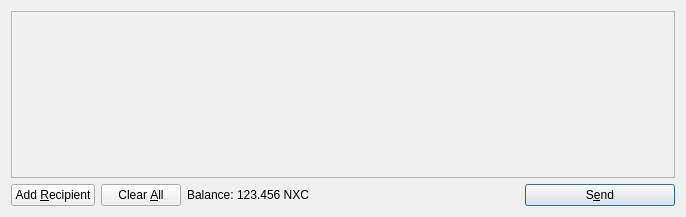
<?xml version="1.0" encoding="UTF-8"?>
<ui version="4.0">
 <class>SendCoinsDialog</class>
 <widget class="QDialog" name="SendCoinsDialog">
  <property name="geometry">
   <rect>
    <x>0</x>
    <y>0</y>
    <width>686</width>
    <height>217</height>
   </rect>
  </property>
  <property name="windowTitle">
   <string>Send Coins</string>
  </property>
  <layout class="QVBoxLayout" name="verticalLayout">
   <item>
    <widget class="QScrollArea" name="scrollArea">
     <property name="widgetResizable">
      <bool>true</bool>
     </property>
     <widget class="QWidget" name="scrollAreaWidgetContents">
      <property name="geometry">
       <rect>
        <x>0</x>
        <y>0</y>
        <width>666</width>
        <height>165</height>
       </rect>
      </property>
      <layout class="QVBoxLayout" name="verticalLayout_2">
       <property name="margin">
        <number>0</number>
       </property>
       <item>
        <layout class="QVBoxLayout" name="entries">
         <property name="spacing">
          <number>6</number>
         </property>
        </layout>
       </item>
       <item>
        <spacer name="verticalSpacer">
         <property name="orientation">
          <enum>Qt::Vertical</enum>
         </property>
         <property name="sizeHint" stdset="0">
          <size>
           <width>20</width>
           <height>40</height>
          </size>
         </property>
        </spacer>
       </item>
      </layout>
     </widget>
    </widget>
   </item>
   <item>
    <layout class="QHBoxLayout" name="horizontalLayout">
     <item>
      <widget class="QPushButton" name="addButton">
       <property name="toolTip">
        <string>Send to multiple recipients at once</string>
       </property>
       <property name="text">
        <string>Add &amp;Recipient</string>
       </property>
       <property name="icon">
        <iconset resource="../bitcoin.qrc">
         <normaloff>:/icons/add</normaloff>:/icons/add</iconset>
       </property>
       <property name="autoDefault">
        <bool>false</bool>
       </property>
      </widget>
     </item>
     <item>
      <widget class="QPushButton" name="clearButton">
       <property name="sizePolicy">
        <sizepolicy hsizetype="Minimum" vsizetype="Fixed">
         <horstretch>0</horstretch>
         <verstretch>0</verstretch>
        </sizepolicy>
       </property>
       <property name="toolTip">
        <string>Remove all transaction fields</string>
       </property>
       <property name="text">
        <string>Clear &amp;All</string>
       </property>
       <property name="icon">
        <iconset resource="../bitcoin.qrc">
         <normaloff>:/icons/remove</normaloff>:/icons/remove</iconset>
       </property>
       <property name="autoRepeatDelay">
        <number>300</number>
       </property>
       <property name="autoDefault">
        <bool>false</bool>
       </property>
      </widget>
     </item>
     <item>
      <layout class="QHBoxLayout" name="horizontalLayout_2">
       <property name="spacing">
        <number>3</number>
       </property>
       <item>
        <widget class="QLabel" name="label">
         <property name="text">
          <string>Balance:</string>
         </property>
        </widget>
       </item>
       <item>
        <widget class="QLabel" name="labelBalance">
         <property name="cursor">
          <cursorShape>IBeamCursor</cursorShape>
         </property>
         <property name="text">
          <string>123.456 NXC</string>
         </property>
         <property name="textInteractionFlags">
          <set>Qt::LinksAccessibleByMouse|Qt::TextSelectableByKeyboard|Qt::TextSelectableByMouse</set>
         </property>
        </widget>
       </item>
      </layout>
     </item>
     <item>
      <spacer name="horizontalSpacer">
       <property name="orientation">
        <enum>Qt::Horizontal</enum>
       </property>
       <property name="sizeHint" stdset="0">
        <size>
         <width>40</width>
         <height>20</height>
        </size>
       </property>
      </spacer>
     </item>
     <item>
      <widget class="QPushButton" name="sendButton">
       <property name="minimumSize">
        <size>
         <width>150</width>
         <height>0</height>
        </size>
       </property>
       <property name="toolTip">
        <string>Confirm the send action</string>
       </property>
       <property name="text">
        <string>S&amp;end</string>
       </property>
       <property name="icon">
        <iconset resource="../bitcoin.qrc">
         <normaloff>:/icons/send</normaloff>:/icons/send</iconset>
       </property>
       <property name="default">
        <bool>true</bool>
       </property>
      </widget>
     </item>
    </layout>
   </item>
  </layout>
 </widget>
 <resources>
  <include location="../bitcoin.qrc"/>
 </resources>
 <connections/>
</ui>
